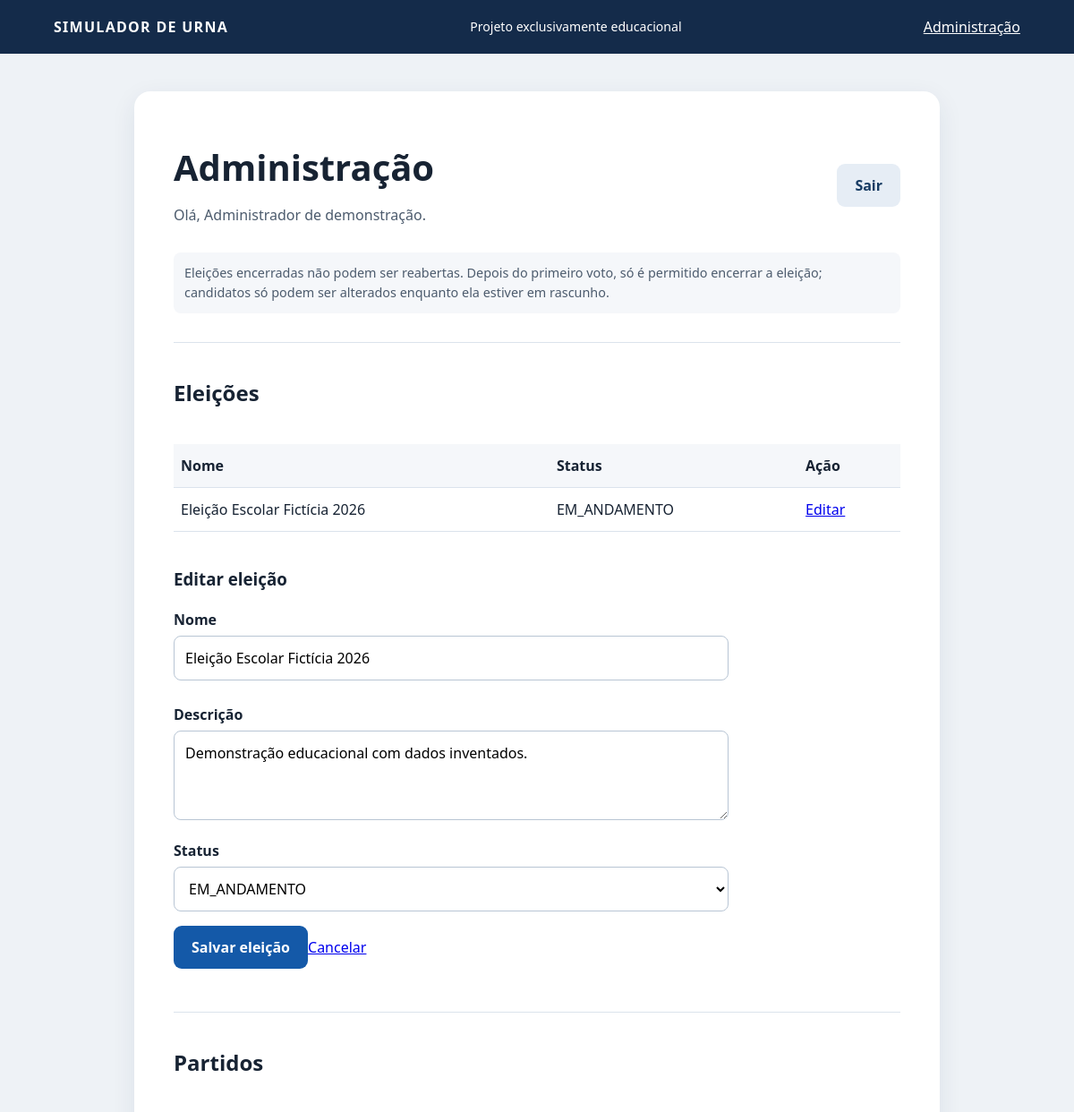
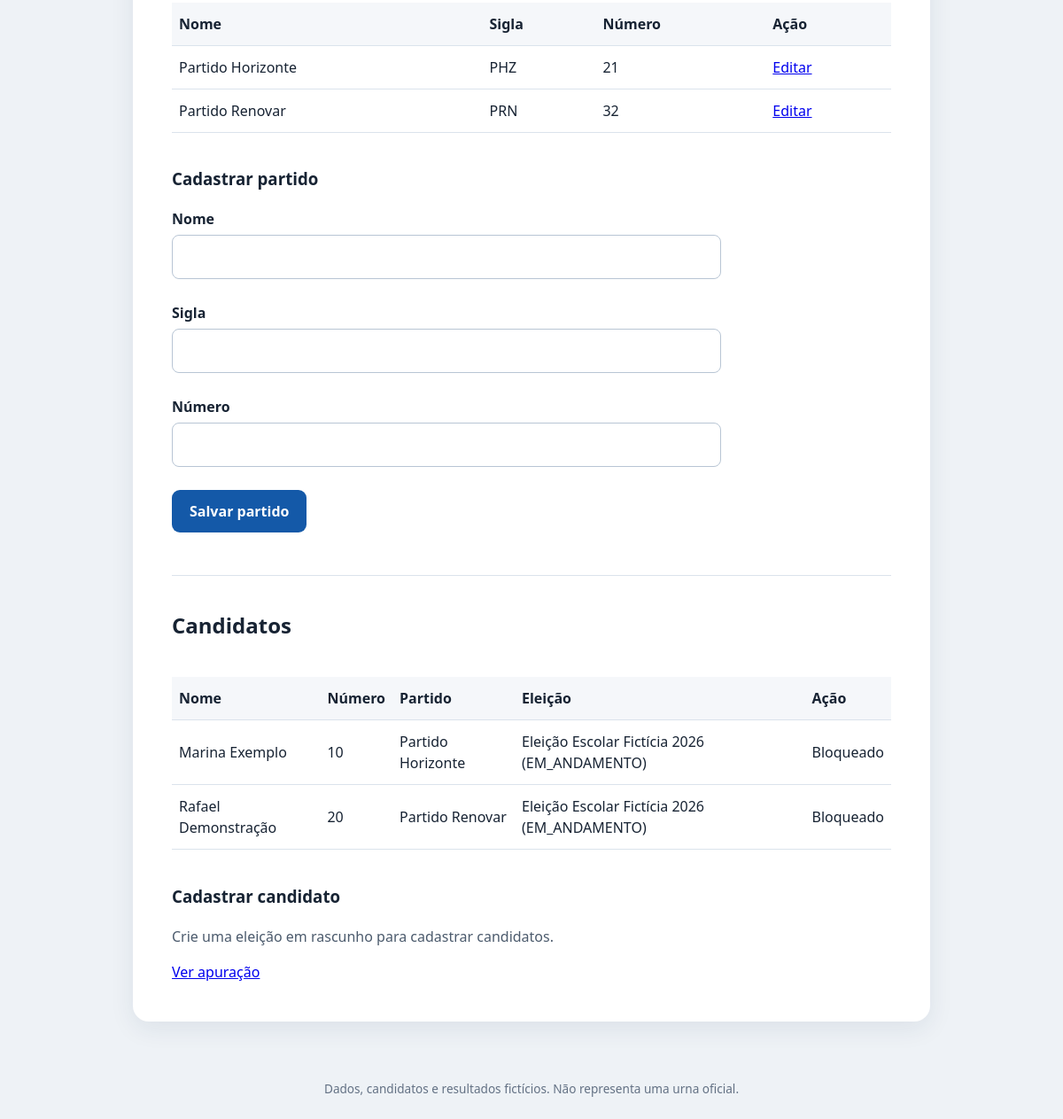
Screenshot of /?action=admin&editar_eleicao=1 (signed in) with the database file from the repository (2 pictures, top to bottom).
### tables this page shows
CREATE TABLE eleicoes (
 id BIGINT UNSIGNED AUTO_INCREMENT PRIMARY KEY,
 nome VARCHAR(150) NOT NULL,
 descricao TEXT NULL,
 status ENUM('RASCUNHO','EM_ANDAMENTO','ENCERRADA') NOT NULL DEFAULT 'RASCUNHO',
 data_inicio DATETIME NULL,
 data_fim DATETIME NULL,
 created_at DATETIME NOT NULL DEFAULT CURRENT_TIMESTAMP,
 updated_at DATETIME NOT NULL DEFAULT CURRENT_TIMESTAMP ON UPDATE CURRENT_TIMESTAMP
);

CREATE TABLE partidos (
 id BIGINT UNSIGNED AUTO_INCREMENT PRIMARY KEY,
 nome VARCHAR(120) NOT NULL,
 sigla VARCHAR(12) NOT NULL UNIQUE,
 numero SMALLINT UNSIGNED NOT NULL UNIQUE,
 created_at DATETIME NOT NULL DEFAULT CURRENT_TIMESTAMP,
 updated_at DATETIME NOT NULL DEFAULT CURRENT_TIMESTAMP ON UPDATE CURRENT_TIMESTAMP
);

CREATE TABLE candidatos (
 id BIGINT UNSIGNED AUTO_INCREMENT PRIMARY KEY,
 nome VARCHAR(120) NOT NULL,
 numero SMALLINT UNSIGNED NOT NULL,
 cargo VARCHAR(80) NOT NULL,
 foto VARCHAR(255) NULL,
 partido_id BIGINT UNSIGNED NOT NULL,
 eleicao_id BIGINT UNSIGNED NOT NULL,
 created_at DATETIME NOT NULL DEFAULT CURRENT_TIMESTAMP,
 updated_at DATETIME NOT NULL DEFAULT CURRENT_TIMESTAMP ON UPDATE CURRENT_TIMESTAMP,
 CONSTRAINT fk_candidatos_partido FOREIGN KEY (partido_id) REFERENCES partidos(id),
 CONSTRAINT fk_candidatos_eleicao FOREIGN KEY (eleicao_id) REFERENCES eleicoes(id),
 CONSTRAINT uq_candidato_eleicao UNIQUE (eleicao_id, numero)
);

### app/Core/View.php (called while the page is built, shortened)
<?php
final class View {
    public static function render(string $nome, array $dados = []): void {
        require __DIR__ . '/../Views/layout.php';
    }
}

### app/Controllers/AdminController.php (called while the page is built, shortened)
<?php
final class AdminController {
    public function painel(): void {
        $eleicaoId = $this->idDaQuery('editar_eleicao');
        $partidoId = $this->idDaQuery('editar_partido');
        $candidatoId = $this->idDaQuery('editar_candidato');
        View::render('admin', [
            'eleicoes' => Eleicao::todas(),
            'partidos' => Partido::todos(),
            'candidatos' => Candidato::todos(),
            'eleicoesEditaveis' => array_values(array_filter(Eleicao::todas(), static fn(array $e): bool => $e['status'] === 'RASCUNHO')),
            'eleicaoEditando' => $eleicaoId ? Eleicao::porId($eleicaoId) : null,
            'partidoEditando' => $partidoId ? Partido::porId($partidoId) : null,
            'candidatoEditando' => $candidatoId ? Candidato::porId($candidatoId) : null,
            'mensagem' => $_SESSION['admin_mensagem'] ?? null,
            'mensagemErro' => $_SESSION['admin_erro'] ?? null,
        ]);
    }
    private function idDaQuery(string $campo): ?int {
        $id = filter_var($_GET[$campo] ?? null, FILTER_VALIDATE_INT);
        return $id !== false && $id > 0 ? $id : null;
    }
}

### public/index.php (called while the page is built, shortened)
<?php
require_once __DIR__ . '/../app/Core/View.php';
require_once __DIR__ . '/../app/Models/Admin.php';
require_once __DIR__ . '/../app/Controllers/AdminController.php';
$action = $_GET['action'] ?? 'inicio';
$auth = new AuthController();
$admin = new AdminController();
$votacao = new VotacaoController();
$resultado = new ResultadoController();
$rotas = [
    'inicio' => fn() => View::render('inicio'),
    'login' => fn() => $auth->formulario(),
    'autenticar' => fn() => $auth->autenticar(),
    'sair' => fn() => $auth->sair(),
    'admin_login' => fn() => $admin->formularioLogin(),
    'admin_autenticar' => fn() => $admin->autenticar(),
    'admin_sair' => fn() => $admin->sair(),
    'admin' => fn() => $admin->painel(),
    'admin_eleicao_salvar' => fn() => $admin->salvarEleicao(),
    'admin_partido_salvar' => fn() => $admin->salvarPartido(),
    'admin_candidato_salvar' => fn() => $admin->salvarCandidato(),
    'votar' => fn() => $votacao->tela(),
    'confirmar' => fn() => $votacao->confirmar(),
    'resultado' => fn() => $resultado->mostrar(),
];
try {
    $rotas[$action]();
} catch (Throwable $e) {
    error_log((string)$e);
    http_response_code(500);
    View::render('erro', ['mensagem' => 'Ocorreu um erro. Verifique a configuração e os logs do servidor.']);
}

### app/Models/Eleicao.php (called while the page is built, shortened)
<?php
final class Eleicao {
    public static function todas(): array {
        return Database::conectar()->query('SELECT * FROM eleicoes ORDER BY id DESC')->fetchAll();
    }
}

### app/Models/Partido.php (called while the page is built, shortened)
<?php
final class Partido {
    public static function todos(): array {
        return Database::conectar()->query('SELECT * FROM partidos ORDER BY nome')->fetchAll();
    }
}

### app/Models/Candidato.php (called while the page is built, shortened)
<?php
final class Candidato {
    public static function todos(): array {
        return Database::conectar()->query(
            'SELECT c.*, p.nome AS partido_nome, e.nome AS eleicao_nome, e.status AS eleicao_status
             FROM candidatos c
             JOIN partidos p ON p.id = c.partido_id
             JOIN eleicoes e ON e.id = c.eleicao_id
             ORDER BY e.id DESC, c.numero'
        )->fetchAll();
    }
}

### app/Views/admin.php (the view, shortened to what this page needs)
<section class="painel">
<div class="admin-cabecalho"><div><h1>Administração</h1><p>Olá, <?= htmlspecialchars($_SESSION['admin_nome'] ?? 'Administrador', ENT_QUOTES, 'UTF-8') ?>.</p></div><form method="post" action="?action=admin_sair"><input type="hidden" name="csrf" value="<?= htmlspecialchars($_SESSION['csrf'], ENT_QUOTES, 'UTF-8') ?>"><button class="botao secundario" type="submit">Sair</button></form></div>
<p class="aviso">Eleições encerradas não podem ser reabertas. Depois do primeiro voto, só é permitido encerrar a eleição; candidatos só podem ser alterados enquanto ela estiver em rascunho.</p>
<section class="admin-secao">
<h2>Eleições</h2>
<div class="tabela-rolagem"><table><thead><tr><th>Nome</th><th>Status</th><th>Ação</th></tr></thead><tbody>
<?php foreach ($eleicoes as $item): ?><tr><td><?= htmlspecialchars($item['nome'], ENT_QUOTES, 'UTF-8') ?></td><td><?= htmlspecialchars($item['status'], ENT_QUOTES, 'UTF-8') ?></td><td><a href="?action=admin&amp;editar_eleicao=<?= (int)$item['id'] ?>">Editar</a></td></tr><?php endforeach; ?>
</tbody></table></div>
<h3><?= $eleicaoEditando ? 'Editar eleição' : 'Cadastrar eleição' ?></h3>
<form method="post" action="?action=admin_eleicao_salvar" class="admin-form">
<label for="eleicao-nome">Nome</label><input id="eleicao-nome" name="nome" required maxlength="150" value="<?= htmlspecialchars($eleicaoEditando['nome'] ?? '', ENT_QUOTES, 'UTF-8') ?>">
<label for="eleicao-descricao">Descrição</label><textarea id="eleicao-descricao" name="descricao" maxlength="5000"><?= htmlspecialchars($eleicaoEditando['descricao'] ?? '', ENT_QUOTES, 'UTF-8') ?></textarea>
<label for="eleicao-status">Status</label><select id="eleicao-status" name="status"><?php foreach (['RASCUNHO', 'EM_ANDAMENTO', 'ENCERRADA'] as $status): ?><option value="<?= $status ?>" <?= ($eleicaoEditando['status'] ?? 'RASCUNHO') === $status ? 'selected' : '' ?>><?= $status ?></option><?php endforeach; ?></select>
<button class="botao" type="submit">Salvar eleição</button><?php if ($eleicaoEditando): ?><a href="?action=admin">Cancelar</a><?php endif; ?>
</form>
</section>
<section class="admin-secao">
<h2>Partidos</h2>
<div class="tabela-rolagem"><table><thead><tr><th>Nome</th><th>Sigla</th><th>Número</th><th>Ação</th></tr></thead><tbody>
<?php foreach ($partidos as $item): ?><tr><td><?= htmlspecialchars($item['nome'], ENT_QUOTES, 'UTF-8') ?></td><td><?= htmlspecialchars($item['sigla'], ENT_QUOTES, 'UTF-8') ?></td><td><?= (int)$item['numero'] ?></td><td><a href="?action=admin&amp;editar_partido=<?= (int)$item['id'] ?>">Editar</a></td></tr><?php endforeach; ?>
</tbody></table></div>
<h3><?= $partidoEditando ? 'Editar partido' : 'Cadastrar partido' ?></h3>
<form method="post" action="?action=admin_partido_salvar" class="admin-form">
<label for="partido-nome">Nome</label><input id="partido-nome" name="nome" required maxlength="120" value="<?= htmlspecialchars($partidoEditando['nome'] ?? '', ENT_QUOTES, 'UTF-8') ?>">
<label for="partido-sigla">Sigla</label><input id="partido-sigla" name="sigla" required maxlength="12" pattern="[A-Za-z0-9]{2,12}" value="<?= htmlspecialchars($partidoEditando['sigla'] ?? '', ENT_QUOTES, 'UTF-8') ?>">
<label for="partido-numero">Número</label><input id="partido-numero" name="numero" type="number" min="1" max="65535" required value="<?= htmlspecialchars((string)($partidoEditando['numero'] ?? ''), ENT_QUOTES, 'UTF-8') ?>">
<button class="botao" type="submit">Salvar partido</button><?php if ($partidoEditando): ?><a href="?action=admin">Cancelar</a><?php endif; ?>
</form>
</section>
<section class="admin-secao">
<h2>Candidatos</h2>
<div class="tabela-rolagem"><table><thead><tr><th>Nome</th><th>Número</th><th>Partido</th><th>Eleição</th><th>Ação</th></tr></thead><tbody>
<?php foreach ($candidatos as $item): ?><tr><td><?= htmlspecialchars($item['nome'], ENT_QUOTES, 'UTF-8') ?></td><td><?= (int)$item['numero'] ?></td><td><?= htmlspecialchars($item['partido_nome'], ENT_QUOTES, 'UTF-8') ?></td><td><?= htmlspecialchars($item['eleicao_nome'], ENT_QUOTES, 'UTF-8') ?> (<?= htmlspecialchars($item['eleicao_status'], ENT_QUOTES, 'UTF-8') ?>)</td><td><?php if ($item['eleicao_status'] === 'RASCUNHO'): ?><a href="?action=admin&amp;editar_candidato=<?= (int)$item['id'] ?>">Editar</a><?php else: ?>Bloqueado<?php endif; ?></td></tr><?php endforeach; ?>
</tbody></table></div>
<h3><?= $candidatoEditando ? 'Editar candidato' : 'Cadastrar candidato' ?></h3>
<?php if (!$eleicoesEditaveis): ?><p>Crie uma eleição em rascunho para cadastrar candidatos.</p><?php elseif (!$partidos): ?><p>Cadastre um partido antes de cadastrar candidatos.</p><?php endif; ?>
</section>
<a href="?action=resultado">Ver apuração</a>
</section>

### public/assets/style.css (style rules this page uses)
* { box-sizing:border-box }
body { margin:0;background:#eef2f6;color:#172333;font:16px/1.5 system-ui,-apple-system,Segoe UI,sans-serif }
.painel { background:#fff;border-radius:18px;padding:clamp(22px,5vw,44px);box-shadow:0 8px 28px #1a355015 }
h1 { line-height:1.15;font-size:clamp(1.8rem,4vw,2.5rem);margin:18px 0 }
p { color:#4c5b6d }
.botao { display:inline-flex;align-items:center;justify-content:center;border:0;border-radius:9px;padding:12px 20px;background:#1459a8;color:#fff;text-decoration:none;font-weight:700;cursor:pointer;font:inherit;font-weight:700 }
.secundario { background:#e6edf5;color:#173b63 }
.aviso { background:#f5f7fa;padding:12px;border-radius:8px;font-size:.9rem }
label { display:block;font-weight:650;margin:16px 0 6px }
input { width:100%;padding:12px;border:1px solid #b8c5d4;border-radius:8px;font:inherit;margin-bottom:10px }
form .botao { margin:8px 0 }
table { border-collapse:collapse;width:100%;margin:20px 0 }
th,td { text-align:left;border-bottom:1px solid #dbe3ec;padding:12px 8px }
th { background:#f5f7fa }
textarea,select { width:100%;padding:12px;border:1px solid #b8c5d4;border-radius:8px;font:inherit;background:#fff }
textarea { min-height:100px;resize:vertical }
.admin-cabecalho { display:flex;justify-content:space-between;align-items:center;gap:16px;flex-wrap:wrap }
.admin-secao { border-top:1px solid #dbe3ec;margin-top:32px;padding-top:18px }
.admin-form { max-width:620px }
.admin-form .botao { margin:16px 0 }
.tabela-rolagem { overflow-x:auto }

### rows the page displays
eleicoes: nome "Eleição Escolar Fictícia 2026", status "EM_ANDAMENTO", descricao "Demonstração educacional com dados inventados."
partidos: nome "Partido Horizonte", sigla "PHZ", numero "21"
partidos: nome "Partido Renovar", sigla "PRN", numero "32"
candidatos: nome "Marina Exemplo", numero "10", partido.nome "Partido Horizonte", eleicao.nome "Eleição Escolar Fictícia 2026", eleicao.status "EM_ANDAMENTO"
candidatos: nome "Rafael Demonstração", numero "20", partido.nome "Partido Renovar", eleicao.nome "Eleição Escolar Fictícia 2026", eleicao.status "EM_ANDAMENTO"

### other values shown
$_SESSION['admin_nome'] "Administrador de demonstração"
